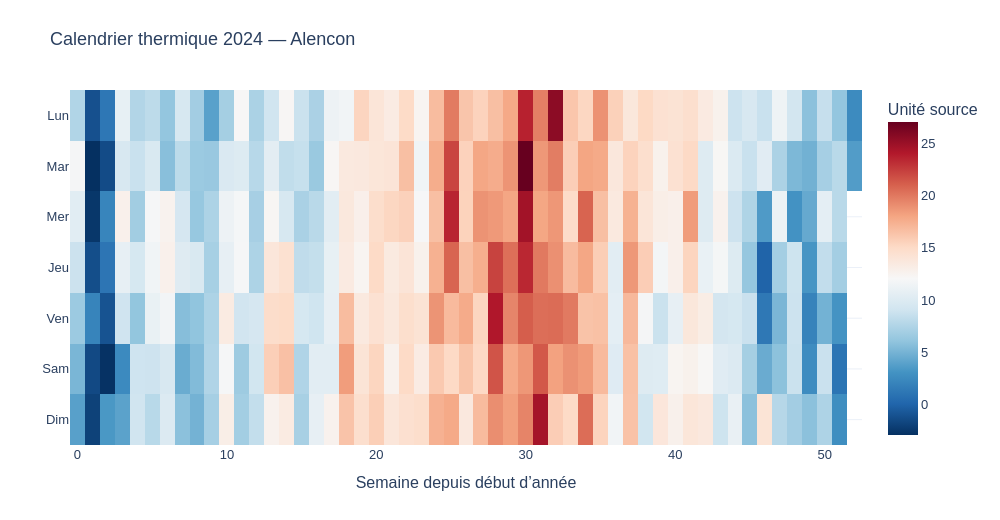

Here is the notebook cell this chart was saved with:
### Markdown cell above
### <b><div style='padding:15px;background-color:#d8dcd6;color:#030aa7;font-size:120%;text-align: left'>Plotly</div></b>

### Code cell
ID_GRAPHIQUE = '02_05'
BIBLIOTHEQUE = 'plotly'
fig=go.Figure(go.Heatmap(z=cal.to_numpy(),x=cal.columns,y=jours,colorscale='RdBu_r',colorbar_title='Unité source',hoverongaps=False))
fig.update_layout(xaxis_title='Semaine depuis début d’année',yaxis_autorange='reversed')
montrer_plotly(fig,f'Calendrier thermique {ANNEE} — {station}')

### Figure 1 — Plotly figure (JSON) as saved in the notebook; plotly's stock layout.template omitted (floating-point values rounded to 4 significant figures; data arrays with more than 128 entries replaced by an {"elided": "..."} marker saying what was removed)
{"data": [{"colorbar": {"title": {"text": "Unité source"}}, "colorscale": [[0, "rgb(5,48,97)"], [0.1, "rgb(33,102,172)"], [0.2, "rgb(67,147,195)"], [0.3, "rgb(146,197,222)"], [0.4, "rgb(209,229,240)"], [0.5, "rgb(247,247,247)"], [0.6, "rgb(253,219,199)"], [0.7, "rgb(244,165,130)"], [0.8, "rgb(214,96,77)"], [0.9, "rgb(178,24,43)"], [1, "rgb(103,0,31)"]], "hoverongaps": false, "type": "heatmap", "x": [0, 1, 2, 3, 4, 5, 6, 7, 8, 9, 10, 11, 12, 13, 14, 15, 16, 17, 18, 19, 20, 21, 22, 23, 24, 25, 26, 27, 28, 29, 30, 31, 32, 33, 34, 35, 36, 37, 38, 39, 40, 41, 42, 43, 44, 45, 46, 47, 48, 49, 50, 51, 52], "y": ["Lun", "Mar", "Mer", "Jeu", "Ven", "Sam", "Dim"], "z": {"elided": "7x53 float values"}}], "layout": {"font": {"family": "Arial", "size": 13}, "height": 520, "margin": {"b": 75, "l": 70, "r": 45, "t": 90}, "title": {"text": "Calendrier thermique 2024 — Alencon"}, "width": 1000, "xaxis": {"title": {"text": "Semaine depuis début d’année"}}, "yaxis": {"autorange": "reversed"}}}
